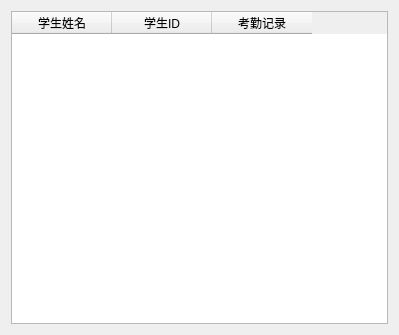
<?xml version="1.0" encoding="UTF-8"?>
<ui version="4.0">
 <class>attendance</class>
 <widget class="QWidget" name="attendance">
  <property name="geometry">
   <rect>
    <x>0</x>
    <y>0</y>
    <width>399</width>
    <height>335</height>
   </rect>
  </property>
  <property name="windowTitle">
   <string>Form</string>
  </property>
  <layout class="QHBoxLayout" name="horizontalLayout">
   <item>
    <widget class="QTableWidget" name="tableWidgetAttendance">
     <property name="enabled">
      <bool>true</bool>
     </property>
     <column>
      <property name="text">
       <string>学生姓名</string>
      </property>
     </column>
     <column>
      <property name="text">
       <string>学生ID</string>
      </property>
     </column>
     <column>
      <property name="text">
       <string>考勤记录</string>
      </property>
     </column>
    </widget>
   </item>
  </layout>
 </widget>
 <resources/>
 <connections/>
</ui>
